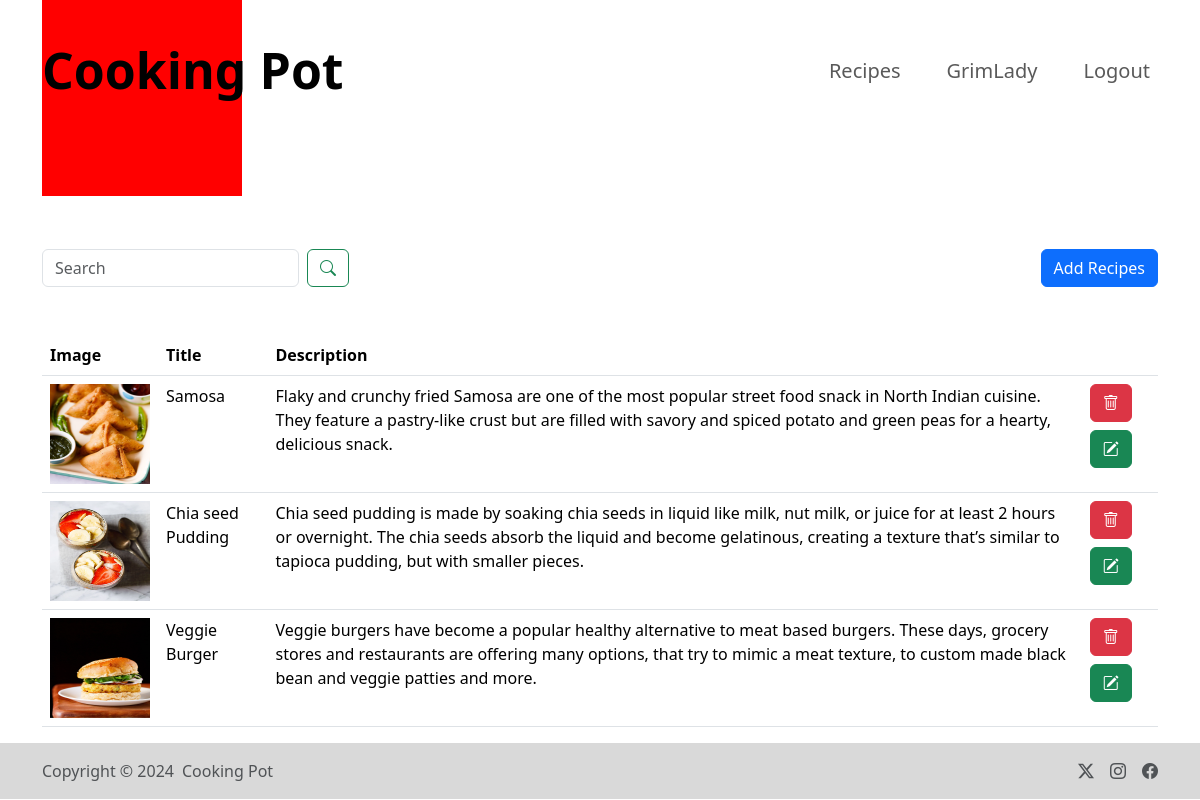
The page /recipe/ (signed in) on the database its author committed.
### All/models.py (models this page shows)
class Recipe(models.Model):
    user = models.ForeignKey(User, on_delete = models.SET_NULL, null = True, blank = True)
    recipe_name = models.CharField(max_length=100)
    recipe_description = models.TextField()
    recipe_image = models.ImageField(upload_to="images")

### All/views.py (the view, shortened to what this page needs)
# urls.py: path('recipe/', recipe, name = "recipe"),
@login_required(login_url="/login_page/")
def recipe(request):
    queryset = Recipe.objects.all()
    if request.GET.get('search'):
        queryset= queryset.filter(recipe_name__icontains = request.GET.get('search'))
    context = {'recipes' : queryset}
    return render(request, 'recipe.html', context)

### All/Templates/recipe.html (shortened to what this page needs)
{% extends "base.html" %}
{% load static %}
{% block start%}
<div class="container mt-10 ">
    <div class="d-flex justify-content-between mb-5">
      <form class="d-flex">
        <input name="search" class="form-control search-box me-2" type="search" placeholder="Search" aria-label="Search">
        <button class="btn btn-outline-success me-2" type="submit"><i class="bi bi-search"></i></button>
    </form>
    <div>
      <button type="button" class="btn btn-add btn-primary" data-bs-toggle="modal" data-bs-target="#exampleModal">Add Recipes</button>
    </div>
  </div>
    <table class="table">
      <thead>
        <tr>
          <th scope="col">Image</th>
          <th scope="col">Title</th>
          <th scope="col">Description</th>
          <th scope="col"></th>
        </tr>
      </thead>
      <tbody>
        {% for recipe in recipes %}
        <tr>
          <td><img src="/media/{{recipe.recipe_image}}" style="height: 100px; width: 100px;"> </td>
          <td>{{recipe.recipe_name}}</td>
          <td>{{recipe.recipe_description}}</td>
          <td>
            <a href="/delete_recipe/{{recipe.id}}/" class="btn btn-danger"> <i class="bi bi-trash"></i> </a>
            <a href="/update_recipe/{{recipe.id}}/" class="btn btn-success mt-2"><i class="bi bi-pencil-square"></i> </a>
          </td>
        </tr>
       {% endfor %}
      </tbody>
    </table>
</div>
{% endblock %}

### All/Templates/base.html (shortened to what this page needs)
<!DOCTYPE html>
<html lang="en">
<head>
    <link rel="stylesheet" href="https://cdn.jsdelivr.net/npm/bootstrap-icons@1.11.3/font/bootstrap-icons.min.css">
    <link href= "https://getbootstrap.com/docs/5.3/assets/css/docs.css" rel="stylesheet"/>
    <link href="https://cdn.jsdelivr.net/npm/bootstrap@5.3.3/dist/css/bootstrap.min.css" rel="stylesheet">
</head>
<body>
  <nav class="navbar navbar-expand-lg ">
  <div class="container">
    <a class="navbar-brand mx-auto" href=" /">Cooking Pot</a>
    <div class="red-box"></div>
    <div class="collapse navbar-collapse justify-content-end" id="navbarSupportedContent">
      <ul class="navbar-nav">
        <li class="nav-item">
          <a class="nav-link" href="/recipe/">Recipes</a>
        </li>
      </ul>
      {% if request.user.is_authenticated %}
        <ul class="navbar-nav">
          <li class="nav-item">
            <span class="nav-btn nav-link"> {{ request.user }}</span>
          </li>
        </ul>
      {% endif %}
      <ul class="navbar-nav">
        <li class="nav-item">
          {% if request.user.is_authenticated %}
            <a class="nav-btn nav-link" href="/logout_page/">Logout</a>
          {% else %}
          <a class="nav-btn nav-link" href="/login_page/">Login</a>
          {% endif %}
        </li>
      </ul>
    </div>
  </div>
  </nav>
  {% block start %}
  {% endblock %}
<div class="footer footer-start">
  <div class="container my-">
    <footer class="d-flex flex-wrap justify-content-between align-items-center py-3">
      <div class="col-md-4 d-flex align-items-center">
        <span class="text-muted">Copyright &copy; 2024 </span>
        <a href="#" class="mb-3 ms-2 mb-md-0 text-muted text-decoration-none lh-1"> Cooking Pot</a>
      </div>
      <ul class="nav col-md-4 justify-content-end list-unstyled d-flex">
        <li class="ms-3"><a class="text-muted" href="#"><i class="bi bi-twitter-x"></i></a></li>
        <li class="ms-3"><a class="text-muted" href="#"><i class="bi bi-instagram"> </i></a></li>
        <li class="ms-3"><a class="text-muted" href="#"><i class="bi bi-facebook"></i></a></li>
      </ul>
    </footer>
  </div>
</div>
</body>
</html>

### All/Templates/base.html (style rules this page uses)
html { scroll-behavior: smooth; }
.navbar-nav { margin-left: 30px; }
.red-box { background-color: red; width: 200px; height: 250px; position: absolute; }
.navbar { margin-top: 20px; }
.navbar-brand { z-index: 1; font-size: 50px; font-weight: bold; }
.mt-10 { margin-top: 8rem; }
.nav-link { font-size: 20px; }
.btn-add { display: flex; align-items: flex-end; }
.search-box { width:100% ; }
.footer-start { background-color: #D9D9D9; }
.footer { position: relative; width : 100%; bottom: 0; }

### rows shown on the page
Recipe: recipe_image (picture), recipe_name "Samosa", recipe_description "Flaky and crunchy fried Samosa are one of the most popular street food snack in North Indian cuisine. They feature a pastry-like crust but are filled with savory and spiced potato and green peas for a hearty, delicious snack."
Recipe: recipe_image (picture), recipe_name "Chia seed Pudding", recipe_description "Chia seed pudding is made by soaking chia seeds in liquid like milk, nut milk, or juice for at least 2 hours or overnight. The chia seeds absorb the liquid and become gelatinous, creating a texture that’s similar to tapioca pudding, but with smaller pieces."
Recipe: recipe_image (picture), recipe_name "Veggie Burger", recipe_description "Veggie burgers have become a popular healthy alternative to meat based burgers. These days, grocery stores and restaurants are offering many options, that try to mimic a meat texture, to custom made black bean and veggie patties and more."

### other values the page prints
{{ request.user }} "GrimLady"
